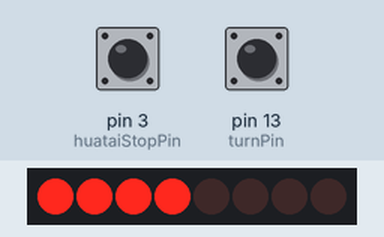
Bench run of a sketch on a simulated Arduino Uno, built with avr-gcc and run on an emulated ATmega328P. On the bench: 8 shift-register outputs drawn as a row of LEDs (first output left, lit = HIGH). Wiring (inferred from the names in the program): shift register (74HC595): data pin 11; shift clock pin 12; latch A0. Wiring (inferred from the signals the program sends): row of LEDs: on Q0, Q1, Q2, Q3, Q4, Q5, Q6, Q7. The inputs (shaded band) are chosen by the test bench; at power-on: pin 13 (turnPin) HIGH, pin 3 (huataiStopPin) HIGH.

Above: at 1.2 s.
1.3 s: pin 13 (turnPin) pulled LOW for 0.15 s
At 2.32 s:
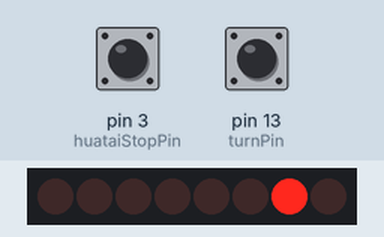
At 3.3 s:
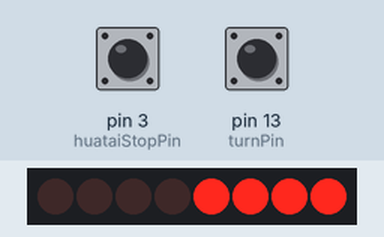
3.8 s: pin 3 (huataiStopPin) pulled LOW for 0.15 s
At 4.4 s:
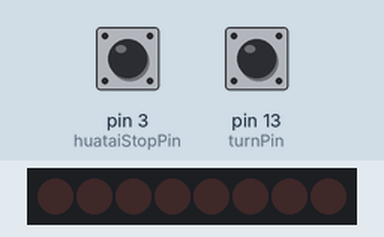
Timing chart, 0 to 9.5 s (numbered marks = the images above; inputs shaded):
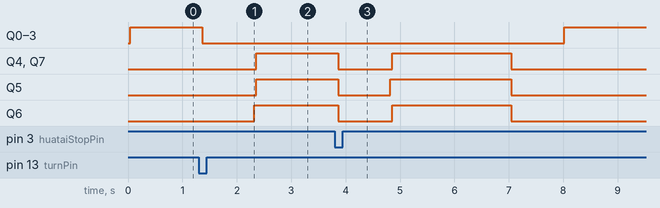

The sketch:

take_salt_28_huatai_register_temp.ino
```cpp
//datasheet 74HC595
//http://www.arduino.cc/en/Tutorial/ShiftOut
//++++++

//Pin connected to latch pin (ST_CP) of 74HC595
const int latchPin = A0;
//Pin connected to clock pin (SH_CP) of 74HC595
const int clockPin = 12;
////Pin connected to Data in (DS) of 74HC595
const int dataPin = 11;

//use internal pull up register http://arduino.cc/en/Tutorial/InputPullupSerial
int turnPin=13;
int huataiStopPin=3;

//the smaller the value, the faster, used to delaymicroseconds. 4 steps need larger value than 8 steps
int motorSpeed28 =2000; //1200;  //variable to set stepper speed
int motorSpeedHuataiForward =4000; //1200;  //variable to set stepper speed
int motorSpeedHuataiBackword =4000; //1200;  //variable to set stepper speed

//int lookup[8] = {B01000, B01100, B00100, B00110, B00010, B00011, B00001, B01001};
//int lookup[4] = {B01000, B00100, B00010, B00001};

//////////////////////////////////////////////////////////////////////////////
void setup() {

  pinMode(latchPin, OUTPUT);
  pinMode(dataPin, OUTPUT);
  pinMode(clockPin, OUTPUT);

  pinMode(turnPin, INPUT_PULLUP);
  pinMode(huataiStopPin, INPUT_PULLUP);
  Serial.begin(9600);
}

void loop(){

   // 4 steps use a little more current under same real motor speed(motorspeed 4steps *2=motorspeed 8steps). turn motor 0.27ma 4 step. 0.2ma for 8 step. 0.8 ma for huatai 4 steps, 0.7 ma for huatai 8 steps

   //positive clockwise
   //set turn motor to start position
    goSteps(500, false, 0, 1, 2, 3, 1, 1, motorSpeed28, turnPin);
    sleepMotor(1);
    delay(1000);

    //huatai forward, far from motor
    goSteps(-500, false, 4, 6, 5, 7, 1, 1, motorSpeedHuataiForward,huataiStopPin);
    sleepMotor(1);
    delay(1000);

    //huatai backward, close to motor
    //滑台返回的距离和速度（motorSpeedHuatai）以及4步或8步无关 只和第一个参数(steps)有关. maximum steps is 95 for huatai 3D0330A1K
    //first parameter 90=53mm. 45=26.5mm   1.7=1mm
    goSteps(76, false, 4, 6, 5, 7, 1, 1, motorSpeedHuataiBackword,-1);
    sleepMotor(1);
    delay(1000);

    //negative anticclockwise
    //set turn motor to pull out salt position
    goSteps(-330, false, 0, 1, 2, 3, 1, 1, motorSpeed28, -1);
    sleepMotor(1);
    delay(1000);
}

//pin1 is A+, pin2 is B+, pin3 is A-, pin4 is B-, first shift(connected to arduino) register is 1 for shiftsequence. when stopPin is low, then stop, stopPin -1 will not check stoppin
//n4or8 is 4 or 8 pulse for one turn, 4 pulse is faster then 8 pulse if motor speed is same(motorSpeed is used in delayMicroseconds(motorSpeed);)
void goSteps(int steps, bool n4or8, int pin1, int pin2, int pin3, int pin4, int shiftSequence, int totalShift, int motorSpeed, int stopPin) //4or8 true is 4, false is 8
{
  if(steps>0)
  {
    if(n4or8)
    {
      for(int icount=0; icount<steps; icount++)
      {
        if(shouldStop(stopPin))
          return;
       goOnePulse( 1<<pin1, shiftSequence, totalShift);
         delayMicroseconds(motorSpeed);
         if(shouldStop(stopPin))
          return;
        goOnePulse( 1<<pin2, shiftSequence, totalShift);
         delayMicroseconds(motorSpeed);
           if(shouldStop(stopPin))
          return;
         goOnePulse( 1<<pin3, shiftSequence, totalShift);
         delayMicroseconds(motorSpeed);
           if(shouldStop(stopPin))
          return;
        goOnePulse( 1<<pin4, shiftSequence, totalShift);
         delayMicroseconds(motorSpeed);
        //shiftOut(dataPin, clockPin, LSBFIRST, value);
        //take the latch pin high so the LEDs will light up:
        digitalWrite(latchPin, HIGH);
        // pause before next value:
        //delay(500);
      }
    }
    else
    {
      for(int icount=0; icount<steps; icount++)
      {
               if(shouldStop(stopPin))
          return;
         goOnePulse( 1<<pin1, shiftSequence, totalShift);
         delayMicroseconds(motorSpeed);
                if(shouldStop(stopPin))
          return;
         goOnePulse( 1<<pin1 |  1<<pin2, shiftSequence, totalShift);
         delayMicroseconds(motorSpeed);
                if(shouldStop(stopPin))
          return;
         goOnePulse( 1<<pin2, shiftSequence, totalShift);
         delayMicroseconds(motorSpeed);
                if(shouldStop(stopPin))
          return;
         goOnePulse( 1<<pin2 |  1<<pin3, shiftSequence, totalShift);
         delayMicroseconds(motorSpeed);
                if(shouldStop(stopPin))
          return;
         goOnePulse( 1<<pin3, shiftSequence, totalShift);
         delayMicroseconds(motorSpeed);
                if(shouldStop(stopPin))
          return;
         goOnePulse( 1<<pin3 |  1<<pin4, shiftSequence, totalShift);
         delayMicroseconds(motorSpeed);
                if(shouldStop(stopPin))
          return;
         goOnePulse( 1<<pin4, shiftSequence, totalShift);
         delayMicroseconds(motorSpeed);
        //shiftOut(dataPin, clockPin, LSBFIRST, value);

        //take the latch pin high so the LEDs will light up:
        digitalWrite(latchPin, HIGH);
        // pause before next value:
        //delay(500);
      }
    }
  }
  else //negative
  {
    if(n4or8)
    {
      for(int icount=0; icount>steps; icount--)
      {
               if(shouldStop(stopPin))
          return;
         goOnePulse( 1<<pin4, shiftSequence, totalShift);
         delayMicroseconds(motorSpeed);
                if(shouldStop(stopPin))
          return;
        goOnePulse( 1<<pin3, shiftSequence, totalShift);
         delayMicroseconds(motorSpeed);
                if(shouldStop(stopPin))
          return;
         goOnePulse( 1<<pin2, shiftSequence, totalShift);
         delayMicroseconds(motorSpeed);
                if(shouldStop(stopPin))
          return;
        goOnePulse( 1<<pin1, shiftSequence, totalShift);
         delayMicroseconds(motorSpeed);
        //shiftOut(dataPin, clockPin, LSBFIRST, value);
        //take the latch pin high so the LEDs will light up:
        digitalWrite(latchPin, HIGH);
        // pause before next value:
        //delay(500);
      }
    }
    else
    {
      for(int icount=0; icount>steps; icount--)
      {
               if(shouldStop(stopPin))
          return;
         goOnePulse( 1<<pin4, shiftSequence, totalShift);
         delayMicroseconds(motorSpeed);
                if(shouldStop(stopPin))
          return;
         goOnePulse( 1<<pin4 |  1<<pin3, shiftSequence, totalShift);
         delayMicroseconds(motorSpeed);
                if(shouldStop(stopPin))
          return;
         goOnePulse( 1<<pin3, shiftSequence, totalShift);
         delayMicroseconds(motorSpeed);
                if(shouldStop(stopPin))
          return;
         goOnePulse( 1<<pin2 |  1<<pin3, shiftSequence, totalShift);
         delayMicroseconds(motorSpeed);
                if(shouldStop(stopPin))
          return;
         goOnePulse( 1<<pin2, shiftSequence, totalShift);
         delayMicroseconds(motorSpeed);
                if(shouldStop(stopPin))
          return;
         goOnePulse( 1<<pin2 |  1<<pin1, shiftSequence, totalShift);
         delayMicroseconds(motorSpeed);
                if(shouldStop(stopPin))
          return;
         goOnePulse( 1<<pin1, shiftSequence, totalShift);
         delayMicroseconds(motorSpeed);
        //shiftOut(dataPin, clockPin, LSBFIRST, value);

        //take the latch pin high so the LEDs will light up:
        digitalWrite(latchPin, HIGH);
        // pause before next value:
        //delay(500);
      }
    }
  }
}


void sleepMotor(int totalShift)
{
    digitalWrite(latchPin, LOW);
    // shift out the bits:
    if(totalShift==2)
    {
       shiftOut(dataPin, clockPin, MSBFIRST, 0);  //second shift
       shiftOut(dataPin, clockPin, MSBFIRST, 0);  //first shift
    }
    else
    {
       shiftOut(dataPin, clockPin, MSBFIRST, 0);
    }
    //take the latch pin high so the LEDs will light up:
    digitalWrite(latchPin, HIGH);
}


void goOnePulse(int value, int shiftSequence, int totalShift)
{
    // take the latchPin low so
    // the LEDs don't change while you're sending in bits:
    digitalWrite(latchPin, LOW);
    // shift out the bits:
    if(totalShift==2)
    {
      if(shiftSequence==1)
      {
         shiftOut(dataPin, clockPin, MSBFIRST, 0);  //second shift
         shiftOut(dataPin, clockPin, MSBFIRST, value);  //first shift
      }
      else
      {
         shiftOut(dataPin, clockPin, MSBFIRST, value);  //second shift
         shiftOut(dataPin, clockPin, MSBFIRST, 0);  //first shift
      }
    }
    else
    {
          shiftOut(dataPin, clockPin, MSBFIRST, value);
    }
    //take the latch pin high so the LEDs will light up:
    digitalWrite(latchPin, HIGH);
    // pause before next value:
    //delay(500);
}

bool shouldStop(int stopPin)
{
  if(stopPin==-1)
    return false;
  if(digitalRead(stopPin)==LOW)
    return true;
  else
    return false;
}
```

Measured:
- after the input at 1.3 s, Q0–3: HIGH → LOW after 0.06 s; Q4, Q5, Q7: LOW → HIGH after 1.1 s; Q6: LOW → HIGH after 1.0 s
- after the input at 3.8 s, Q0–3: LOW → HIGH after 4.2 s; Q4, Q6, Q7: HIGH → LOW after 0.06 s, → HIGH 1.0 s later, → LOW 2.2 s later; Q5: HIGH → LOW after 0.06 s, → HIGH 0.96 s later, → LOW 2.2 s later
